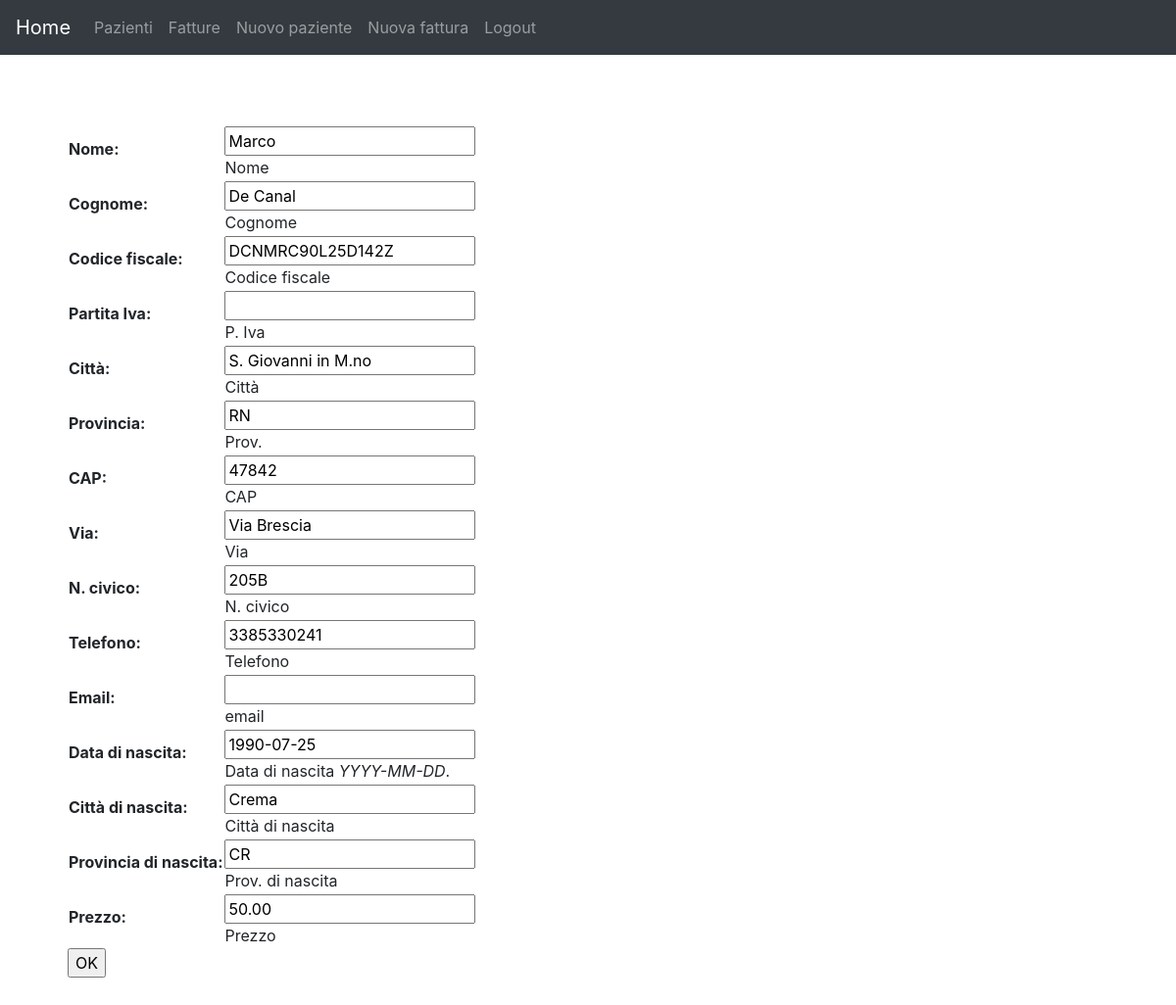
/gestione/modifica-paziente/2 (signed in), run on an earlier commit of the app's database.
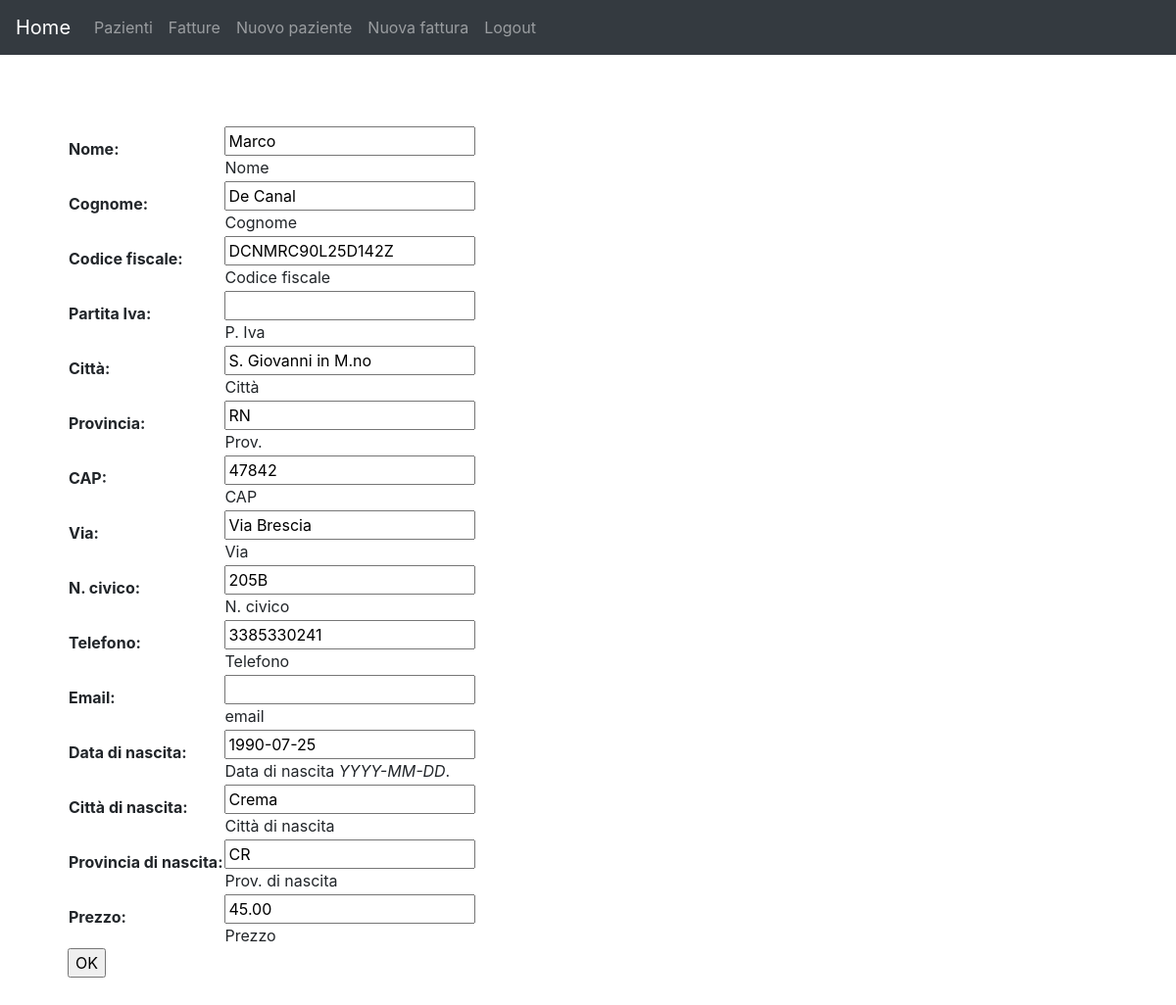
And on a later commit of the database.
### gestione/models.py (models this page shows, shortened)
class Paziente(models.Model):
	cognome = models.CharField(max_length = 100, help_text = 'Cognome')
	nome = models.CharField(max_length = 100, help_text = 'Nome')
	codfisc = models.CharField("Codice fiscale", max_length = 16, help_text = 'Codice fiscale', blank = True)
	piva = models.CharField('Partita Iva', max_length = 50, help_text = 'P. Iva', blank = True)
	paese = models.CharField('Città', max_length = 100, help_text = 'Città', blank = True)
	provincia = models.CharField(max_length = 2, help_text = 'Prov.', blank = True)
	cap = models.CharField('CAP', max_length = 5, help_text = 'CAP', blank = True)
	via = models.CharField(max_length = 100, help_text = 'Via', blank = True)
	civico = models.CharField('N. civico', max_length = 30, help_text = 'N. civico', blank = True)
	telefono = models.CharField(max_length = 25, help_text = 'Telefono', blank = True)
	email = models.EmailField(help_text = 'email', blank = True)
	data_nascita  = models.DateField('Data di nascita', help_text = 'Data di nascita <em>YYYY-MM-DD</em>.', blank = True, null=True)
	paese_nascita = models.CharField('Città di nascita', max_length = 100, help_text = 'Città di nascita', blank = True)
	provincia_nascita = models.CharField('Provincia di nascita',max_length = 2, help_text = 'Prov. di nascita', blank = True)
	prezzo = models.DecimalField(help_text = 'Prezzo', max_digits = 8, decimal_places = 2, blank = True, default = 50.00)
	ultima_modifica = models.DateTimeField(help_text = 'Ultima modifica', auto_now = True)
	class Meta:
		ordering = ['cognome','nome']

### gestione/views.py (the view)
# urls.py: path('modifica-paziente/<int:pk>',views.ModificaPaziente.as_view(),name='modifica-paziente'),
class ModificaPaziente(LoginRequiredMixin,UpdateView):
    model = Paziente
    fields = ['nome','cognome','codfisc','piva',
        'paese','provincia','cap','via','civico',
        'telefono','email','data_nascita','paese_nascita',
        'provincia_nascita','prezzo']
    permission_required = ['gestione.add_paziente']

### gestione/templates/gestione/paziente_form.html (shortened to what this page needs)
{% extends "generic.html" %}
{% block main-content %}
<form action="" method="post">
<table>
{{form.as_table}}
</table>
<input type="submit" value="OK" />
</form>
{% endblock main-content %}

What changed in the data, as far as the page shows it:
changed Paziente "Marco": prezzo "50.00" → "45.00"
